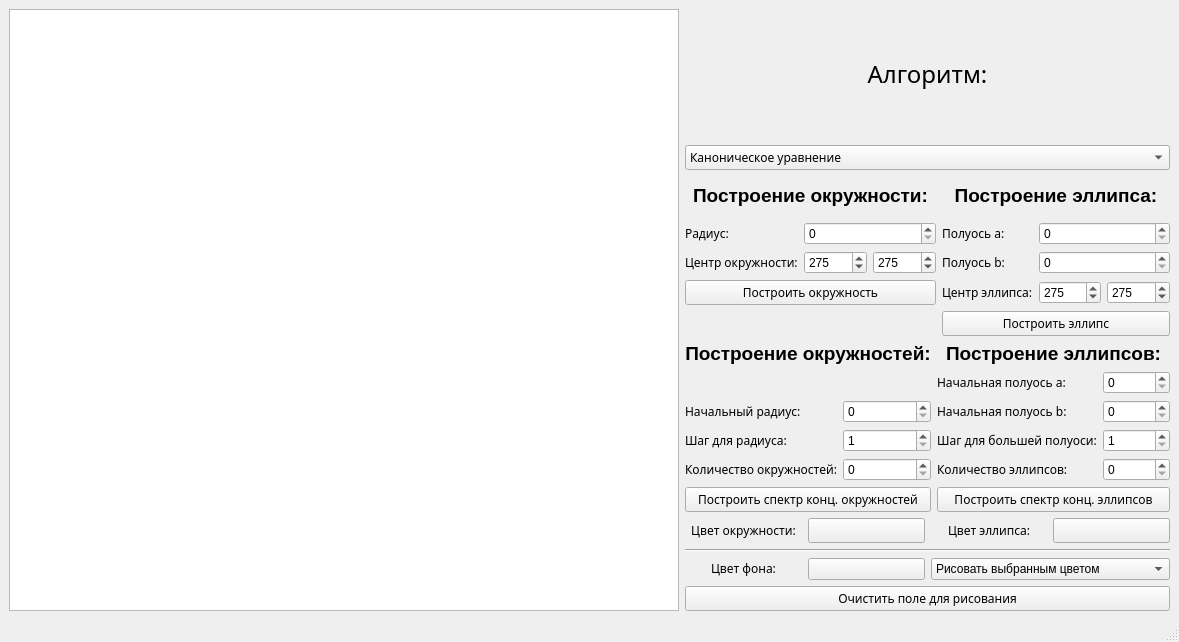
<?xml version="1.0" encoding="UTF-8"?>
<ui version="4.0">
 <class>MainWindow</class>
 <widget class="QMainWindow" name="MainWindow">
  <property name="geometry">
   <rect>
    <x>0</x>
    <y>0</y>
    <width>1179</width>
    <height>642</height>
   </rect>
  </property>
  <property name="windowTitle">
   <string>MainWindow</string>
  </property>
  <widget class="QWidget" name="centralwidget">
   <layout class="QVBoxLayout" name="verticalLayout_4">
    <item>
     <layout class="QHBoxLayout" name="horizontalLayout">
      <item>
       <widget class="QGraphicsView" name="canvas"/>
      </item>
      <item>
       <layout class="QVBoxLayout" name="verticalLayout_3">
        <item>
         <layout class="QVBoxLayout" name="verticalLayout_2">
          <item>
           <layout class="QVBoxLayout" name="verticalLayout">
            <item>
             <layout class="QGridLayout" name="gridLayout">
              <item row="0" column="0">
               <widget class="QLabel" name="label">
                <property name="maximumSize">
                 <size>
                  <width>16777215</width>
                  <height>16777212</height>
                 </size>
                </property>
                <property name="font">
                 <font>
                  <family>Apple Braille</family>
                  <weight>75</weight>
                  <italic>false</italic>
                  <bold>true</bold>
                 </font>
                </property>
                <property name="text">
                 <string>&lt;html&gt;&lt;head/&gt;&lt;body&gt;&lt;p align=&quot;center&quot;&gt;&lt;span style=&quot; font-size:18pt; font-weight:400;&quot;&gt;Алгоритм:&lt;/span&gt;&lt;/p&gt;&lt;/body&gt;&lt;/html&gt;</string>
                </property>
               </widget>
              </item>
              <item row="1" column="0">
               <widget class="QComboBox" name="algorithms">
                <property name="font">
                 <font>
                  <family>Apple Braille</family>
                  <weight>50</weight>
                  <italic>false</italic>
                  <bold>false</bold>
                  <underline>false</underline>
                  <strikeout>false</strikeout>
                  <kerning>true</kerning>
                 </font>
                </property>
                <property name="cursor">
                 <cursorShape>PointingHandCursor</cursorShape>
                </property>
                <property name="toolTipDuration">
                 <number>-2</number>
                </property>
                <property name="inputMethodHints">
                 <set>Qt::ImhNone</set>
                </property>
                <property name="editable">
                 <bool>false</bool>
                </property>
                <property name="duplicatesEnabled">
                 <bool>false</bool>
                </property>
                <item>
                 <property name="text">
                  <string>Каноническое уравнение</string>
                 </property>
                </item>
                <item>
                 <property name="text">
                  <string>Параметрическое уравнение</string>
                 </property>
                </item>
                <item>
                 <property name="text">
                  <string>Алгоритм Брезенхема</string>
                 </property>
                </item>
                <item>
                 <property name="text">
                  <string>Алгоритм средней точки</string>
                 </property>
                </item>
                <item>
                 <property name="text">
                  <string>Библиотечный</string>
                 </property>
                </item>
               </widget>
              </item>
             </layout>
            </item>
            <item>
             <layout class="QGridLayout" name="gridLayout_2">
              <item row="1" column="0">
               <widget class="QLabel" name="label_22">
                <property name="font">
                 <font>
                  <family>Apple Braille</family>
                 </font>
                </property>
                <property name="text">
                 <string>Радиус:</string>
                </property>
               </widget>
              </item>
              <item row="1" column="1" colspan="2">
               <widget class="QSpinBox" name="r_spinbox">
                <property name="minimum">
                 <number>0</number>
                </property>
                <property name="maximum">
                 <number>100000</number>
                </property>
               </widget>
              </item>
              <item row="1" column="3">
               <widget class="QLabel" name="label_21">
                <property name="font">
                 <font>
                  <family>Apple Braille</family>
                 </font>
                </property>
                <property name="text">
                 <string>Полуось a:</string>
                </property>
               </widget>
              </item>
              <item row="1" column="4" colspan="2">
               <widget class="QSpinBox" name="a_spinbox">
                <property name="minimum">
                 <number>0</number>
                </property>
                <property name="maximum">
                 <number>100000</number>
                </property>
                <property name="value">
                 <number>0</number>
                </property>
               </widget>
              </item>
              <item row="2" column="0">
               <widget class="QLabel" name="label_4">
                <property name="font">
                 <font>
                  <family>Apple Braille</family>
                 </font>
                </property>
                <property name="text">
                 <string>Центр окружности:</string>
                </property>
               </widget>
              </item>
              <item row="2" column="1">
               <widget class="QSpinBox" name="x0_circle_spinbox">
                <property name="minimum">
                 <number>-1000</number>
                </property>
                <property name="maximum">
                 <number>1000</number>
                </property>
                <property name="value">
                 <number>275</number>
                </property>
               </widget>
              </item>
              <item row="2" column="2">
               <widget class="QSpinBox" name="y0_circle_spinbox">
                <property name="minimum">
                 <number>-1000</number>
                </property>
                <property name="maximum">
                 <number>1000</number>
                </property>
                <property name="value">
                 <number>275</number>
                </property>
               </widget>
              </item>
              <item row="2" column="3">
               <widget class="QLabel" name="label_10">
                <property name="font">
                 <font>
                  <family>Apple Braille</family>
                 </font>
                </property>
                <property name="text">
                 <string>Полуось b:</string>
                </property>
               </widget>
              </item>
              <item row="2" column="4" colspan="2">
               <widget class="QSpinBox" name="b_spinbox">
                <property name="maximum">
                 <number>100000</number>
                </property>
               </widget>
              </item>
              <item row="3" column="3">
               <widget class="QLabel" name="label_5">
                <property name="font">
                 <font>
                  <family>Apple Braille</family>
                 </font>
                </property>
                <property name="text">
                 <string>Центр эллипса:</string>
                </property>
               </widget>
              </item>
              <item row="3" column="4">
               <widget class="QSpinBox" name="x0_ellipse_spinbox">
                <property name="minimum">
                 <number>-1000</number>
                </property>
                <property name="maximum">
                 <number>1000</number>
                </property>
                <property name="value">
                 <number>275</number>
                </property>
               </widget>
              </item>
              <item row="3" column="5">
               <widget class="QSpinBox" name="y0_ellipse_spinbox">
                <property name="minimum">
                 <number>-1000</number>
                </property>
                <property name="maximum">
                 <number>1000</number>
                </property>
                <property name="value">
                 <number>275</number>
                </property>
               </widget>
              </item>
              <item row="3" column="0" colspan="3">
               <widget class="QPushButton" name="draw_circle_button">
                <property name="font">
                 <font>
                  <family>Apple Braille</family>
                 </font>
                </property>
                <property name="cursor">
                 <cursorShape>PointingHandCursor</cursorShape>
                </property>
                <property name="text">
                 <string>Построить окружность</string>
                </property>
               </widget>
              </item>
              <item row="4" column="3" colspan="3">
               <widget class="QPushButton" name="draw_ellipse_button">
                <property name="font">
                 <font>
                  <family>Apple Braille</family>
                 </font>
                </property>
                <property name="cursor">
                 <cursorShape>PointingHandCursor</cursorShape>
                </property>
                <property name="text">
                 <string>Построить эллипс</string>
                </property>
               </widget>
              </item>
              <item row="0" column="0" colspan="3">
               <widget class="QLabel" name="label_23">
                <property name="text">
                 <string>&lt;html&gt;&lt;head/&gt;&lt;body&gt;&lt;p align=&quot;center&quot;&gt;&lt;span style=&quot; font-size:14pt; font-weight:600;&quot;&gt;Построение окружности:&lt;/span&gt;&lt;/p&gt;&lt;/body&gt;&lt;/html&gt;</string>
                </property>
               </widget>
              </item>
              <item row="0" column="3" colspan="3">
               <widget class="QLabel" name="label_9">
                <property name="text">
                 <string>&lt;html&gt;&lt;head/&gt;&lt;body&gt;&lt;p align=&quot;center&quot;&gt;&lt;span style=&quot; font-size:14pt; font-weight:600;&quot;&gt;Построение эллипса:&lt;/span&gt;&lt;/p&gt;&lt;/body&gt;&lt;/html&gt;</string>
                </property>
               </widget>
              </item>
             </layout>
            </item>
            <item>
             <layout class="QGridLayout" name="gridLayout_3">
              <item row="2" column="3">
               <widget class="QSpinBox" name="b0_sp">
                <property name="maximum">
                 <number>1000</number>
                </property>
               </widget>
              </item>
              <item row="0" column="0" colspan="2">
               <widget class="QLabel" name="label_24">
                <property name="text">
                 <string>&lt;html&gt;&lt;head/&gt;&lt;body&gt;&lt;p align=&quot;center&quot;&gt;&lt;span style=&quot; font-size:14pt; font-weight:600;&quot;&gt;Построение окружностей:&lt;/span&gt;&lt;/p&gt;&lt;/body&gt;&lt;/html&gt;</string>
                </property>
               </widget>
              </item>
              <item row="0" column="2" colspan="2">
               <widget class="QLabel" name="label_11">
                <property name="text">
                 <string>&lt;html&gt;&lt;head/&gt;&lt;body&gt;&lt;p align=&quot;center&quot;&gt;&lt;span style=&quot; font-size:14pt; font-weight:600;&quot;&gt;Построение эллипсов:&lt;/span&gt;&lt;/p&gt;&lt;/body&gt;&lt;/html&gt;</string>
                </property>
               </widget>
              </item>
              <item row="2" column="0">
               <widget class="QLabel" name="label_19">
                <property name="font">
                 <font>
                  <family>Apple Braille</family>
                 </font>
                </property>
                <property name="text">
                 <string>Начальный радиус:</string>
                </property>
               </widget>
              </item>
              <item row="2" column="1">
               <widget class="QSpinBox" name="rn_spinbox">
                <property name="minimum">
                 <number>0</number>
                </property>
                <property name="maximum">
                 <number>100000</number>
                </property>
                <property name="value">
                 <number>0</number>
                </property>
               </widget>
              </item>
              <item row="3" column="0">
               <widget class="QLabel" name="label_18">
                <property name="font">
                 <font>
                  <family>Apple Braille</family>
                 </font>
                </property>
                <property name="text">
                 <string>Шаг для радиуса:</string>
                </property>
               </widget>
              </item>
              <item row="3" column="1">
               <widget class="QSpinBox" name="hr_spinbox">
                <property name="minimum">
                 <number>1</number>
                </property>
                <property name="maximum">
                 <number>100000</number>
                </property>
               </widget>
              </item>
              <item row="3" column="2">
               <widget class="QLabel" name="label_13">
                <property name="font">
                 <font>
                  <family>Apple Braille</family>
                 </font>
                </property>
                <property name="text">
                 <string>&lt;html&gt;&lt;head/&gt;&lt;body&gt;&lt;p align=&quot;center&quot;&gt;Шаг для большей полуоси:&lt;/p&gt;&lt;/body&gt;&lt;/html&gt;</string>
                </property>
               </widget>
              </item>
              <item row="3" column="3">
               <widget class="QSpinBox" name="ha_spinbox">
                <property name="minimum">
                 <number>1</number>
                </property>
                <property name="maximum">
                 <number>100000</number>
                </property>
               </widget>
              </item>
              <item row="4" column="0">
               <widget class="QLabel" name="label_17">
                <property name="font">
                 <font>
                  <family>Apple Braille</family>
                 </font>
                </property>
                <property name="text">
                 <string>Количество окружностей:</string>
                </property>
               </widget>
              </item>
              <item row="4" column="1">
               <widget class="QSpinBox" name="c_circle_spinbox">
                <property name="maximum">
                 <number>100000</number>
                </property>
               </widget>
              </item>
              <item row="4" column="2">
               <widget class="QLabel" name="label_16">
                <property name="font">
                 <font>
                  <family>Apple Braille</family>
                 </font>
                </property>
                <property name="text">
                 <string>Количество эллипсов:</string>
                </property>
               </widget>
              </item>
              <item row="4" column="3">
               <widget class="QSpinBox" name="c_ellipse_spinbox">
                <property name="maximum">
                 <number>100000</number>
                </property>
               </widget>
              </item>
              <item row="5" column="0" colspan="2">
               <widget class="QPushButton" name="draw_conc_circles_button">
                <property name="font">
                 <font>
                  <family>Apple Braille</family>
                 </font>
                </property>
                <property name="cursor">
                 <cursorShape>PointingHandCursor</cursorShape>
                </property>
                <property name="text">
                 <string>Построить спектр конц. окружностей</string>
                </property>
               </widget>
              </item>
              <item row="5" column="2" colspan="2">
               <widget class="QPushButton" name="draw_conc_ellipses_button">
                <property name="font">
                 <font>
                  <family>Apple Braille</family>
                 </font>
                </property>
                <property name="cursor">
                 <cursorShape>PointingHandCursor</cursorShape>
                </property>
                <property name="text">
                 <string>Построить спектр конц. эллипсов</string>
                </property>
               </widget>
              </item>
              <item row="1" column="3">
               <widget class="QSpinBox" name="a0_sp">
                <property name="maximum">
                 <number>1000</number>
                </property>
               </widget>
              </item>
              <item row="1" column="2">
               <widget class="QLabel" name="label_7">
                <property name="maximumSize">
                 <size>
                  <width>16777215</width>
                  <height>16777213</height>
                 </size>
                </property>
                <property name="font">
                 <font>
                  <family>Apple Braille</family>
                  <underline>false</underline>
                 </font>
                </property>
                <property name="text">
                 <string>Начальная полуось а:</string>
                </property>
               </widget>
              </item>
              <item row="2" column="2">
               <widget class="QLabel" name="label_8">
                <property name="font">
                 <font>
                  <family>Apple Braille</family>
                 </font>
                </property>
                <property name="mouseTracking">
                 <bool>false</bool>
                </property>
                <property name="text">
                 <string>Начальная полуось b:</string>
                </property>
               </widget>
              </item>
             </layout>
            </item>
           </layout>
          </item>
          <item>
           <layout class="QGridLayout" name="gridLayout_4">
            <item row="0" column="3">
             <widget class="QPushButton" name="color_ellipse_button">
              <property name="maximumSize">
               <size>
                <width>400</width>
                <height>32</height>
               </size>
              </property>
              <property name="cursor">
               <cursorShape>PointingHandCursor</cursorShape>
              </property>
              <property name="text">
               <string/>
              </property>
             </widget>
            </item>
            <item row="0" column="1">
             <widget class="QPushButton" name="color_circle_button">
              <property name="font">
               <font>
                <family>Apple Braille</family>
                <weight>50</weight>
                <bold>false</bold>
               </font>
              </property>
              <property name="cursor">
               <cursorShape>PointingHandCursor</cursorShape>
              </property>
              <property name="autoFillBackground">
               <bool>false</bool>
              </property>
              <property name="text">
               <string/>
              </property>
             </widget>
            </item>
            <item row="0" column="2">
             <widget class="QLabel" name="label_3">
              <property name="font">
               <font>
                <family>Apple Braille</family>
               </font>
              </property>
              <property name="text">
               <string>&lt;html&gt;&lt;head/&gt;&lt;body&gt;&lt;p align=&quot;center&quot;&gt;Цвет эллипса:&lt;/p&gt;&lt;/body&gt;&lt;/html&gt;</string>
              </property>
             </widget>
            </item>
            <item row="0" column="0">
             <widget class="QLabel" name="label_2">
              <property name="font">
               <font>
                <family>Apple Braille</family>
               </font>
              </property>
              <property name="text">
               <string>&lt;html&gt;&lt;head/&gt;&lt;body&gt;&lt;p align=&quot;center&quot;&gt;Цвет окружности:&lt;/p&gt;&lt;/body&gt;&lt;/html&gt;</string>
              </property>
             </widget>
            </item>
            <item row="1" column="0" colspan="4">
             <widget class="Line" name="line">
              <property name="orientation">
               <enum>Qt::Horizontal</enum>
              </property>
             </widget>
            </item>
            <item row="2" column="0">
             <widget class="QLabel" name="label_6">
              <property name="font">
               <font>
                <family>Apple Braille</family>
               </font>
              </property>
              <property name="text">
               <string>&lt;html&gt;&lt;head/&gt;&lt;body&gt;&lt;p align=&quot;center&quot;&gt;Цвет фона:&lt;/p&gt;&lt;/body&gt;&lt;/html&gt;</string>
              </property>
             </widget>
            </item>
            <item row="2" column="1">
             <widget class="QPushButton" name="color_bg_button">
              <property name="minimumSize">
               <size>
                <width>0</width>
                <height>0</height>
               </size>
              </property>
              <property name="cursor">
               <cursorShape>PointingHandCursor</cursorShape>
              </property>
              <property name="text">
               <string/>
              </property>
             </widget>
            </item>
            <item row="2" column="2" colspan="2">
             <widget class="QComboBox" name="how_draw">
              <item>
               <property name="text">
                <string>Рисовать выбранным цветом</string>
               </property>
              </item>
              <item>
               <property name="text">
                <string>Рисовать цветом фона</string>
               </property>
              </item>
             </widget>
            </item>
           </layout>
          </item>
         </layout>
        </item>
        <item>
         <widget class="QPushButton" name="clear_canvas_button">
          <property name="font">
           <font>
            <family>Apple Braille</family>
           </font>
          </property>
          <property name="cursor">
           <cursorShape>PointingHandCursor</cursorShape>
          </property>
          <property name="text">
           <string>Очистить поле для рисования</string>
          </property>
         </widget>
        </item>
       </layout>
      </item>
     </layout>
    </item>
   </layout>
  </widget>
  <widget class="QMenuBar" name="menubar">
   <property name="geometry">
    <rect>
     <x>0</x>
     <y>0</y>
     <width>1179</width>
     <height>22</height>
    </rect>
   </property>
  </widget>
  <widget class="QStatusBar" name="statusbar"/>
 </widget>
 <tabstops>
  <tabstop>r_spinbox</tabstop>
  <tabstop>x0_circle_spinbox</tabstop>
  <tabstop>y0_circle_spinbox</tabstop>
  <tabstop>draw_circle_button</tabstop>
  <tabstop>rn_spinbox</tabstop>
  <tabstop>hr_spinbox</tabstop>
  <tabstop>c_circle_spinbox</tabstop>
  <tabstop>draw_conc_circles_button</tabstop>
  <tabstop>a_spinbox</tabstop>
  <tabstop>b_spinbox</tabstop>
  <tabstop>x0_ellipse_spinbox</tabstop>
  <tabstop>y0_ellipse_spinbox</tabstop>
  <tabstop>draw_ellipse_button</tabstop>
  <tabstop>a0_sp</tabstop>
  <tabstop>b0_sp</tabstop>
  <tabstop>ha_spinbox</tabstop>
  <tabstop>c_ellipse_spinbox</tabstop>
  <tabstop>draw_conc_ellipses_button</tabstop>
  <tabstop>color_circle_button</tabstop>
  <tabstop>color_ellipse_button</tabstop>
  <tabstop>color_bg_button</tabstop>
  <tabstop>how_draw</tabstop>
  <tabstop>clear_canvas_button</tabstop>
  <tabstop>canvas</tabstop>
  <tabstop>algorithms</tabstop>
 </tabstops>
 <resources/>
 <connections/>
</ui>
